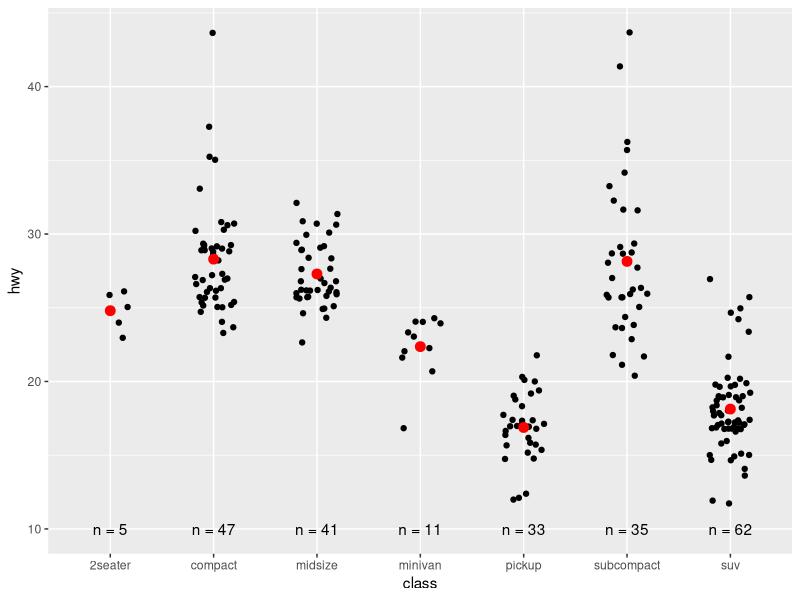

The R source for this figure:
## ---- chunk 1
#| code-fold: false
#| echo: true

library(tidyverse)


class <- mpg |>     
  group_by(class) |>    
  summarise(n = n(), hwy = mean(hwy))


mpg |> 
  ggplot(aes(x = class, y = hwy)) +
  geom_jitter(width = 0.2) +
  geom_point(
    data = class,
    color = "red",
    size = 3
  ) +
  geom_text(
    data = class,
    mapping  = aes(label = paste0("n = ", n),
                   y = 10)
  )
